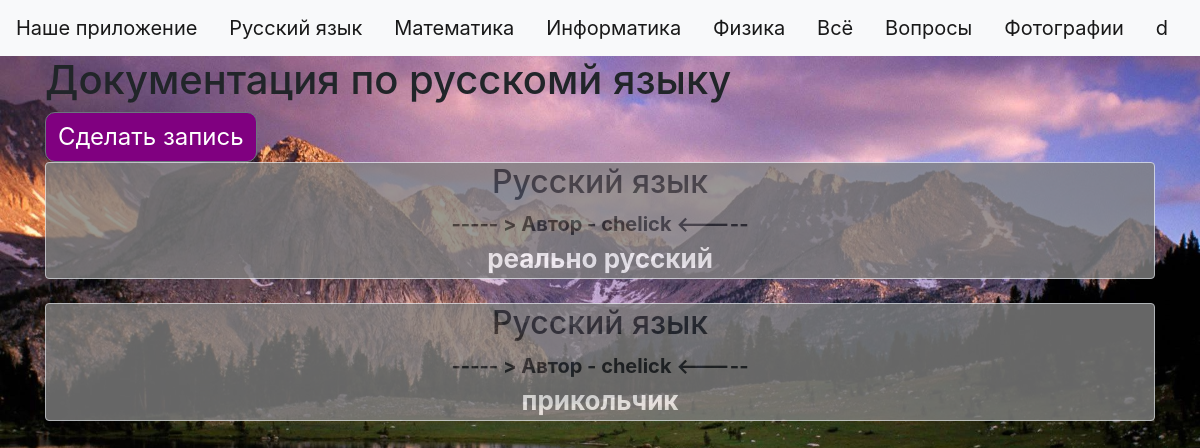
Page /rus.html (signed in) on the committed database.
### data/users.py (models this page shows, shortened)
class User(SqlAlchemyBase, UserMixin):
    __tablename__ = 'users'
    id = sqlalchemy.Column(sqlalchemy.Integer,
                           primary_key=True, autoincrement=True)
    name = sqlalchemy.Column(sqlalchemy.String, nullable=True)
    about = sqlalchemy.Column(sqlalchemy.String, nullable=True)
    email = sqlalchemy.Column(sqlalchemy.String,
                              index=True, unique=True, nullable=True)
    hashed_password = sqlalchemy.Column(sqlalchemy.String, nullable=True)
    created_date = sqlalchemy.Column(sqlalchemy.DateTime,
                                     default=datetime.datetime.now)
    news = orm.relationship("News", back_populates='user')

### data/news.py (models this page shows)
class News(SqlAlchemyBase):
    __tablename__ = 'news'
    id = sqlalchemy.Column(sqlalchemy.Integer,
                           primary_key=True, autoincrement=True)
    title = sqlalchemy.Column(sqlalchemy.String, nullable=True)
    content = sqlalchemy.Column(sqlalchemy.String, nullable=True)
    created_date = sqlalchemy.Column(sqlalchemy.DateTime,
                                     default=datetime.datetime.now)
    is_question = sqlalchemy.Column(sqlalchemy.Boolean, default=True)
    user_id = sqlalchemy.Column(sqlalchemy.Integer,
                                sqlalchemy.ForeignKey("users.id"))
    user = orm.relationship('User')
    answers = orm.relationship('Answer', back_populates='question', lazy='dynamic')

### main.py (the view)
@app.route("/rus.html")
def rus():
    db_sess = db_session.create_session()
    news = db_sess.query(News).filter(News.title == 'Русский язык').filter(News.is_question != True)
    return render_template("rus.html", news=news, title='RUSSIAN LANGUAGE Documentation')

### data/db_session.py (called while the page is built)
def create_session() -> Session:
    global __factory
    return __factory()

### main.py (called while the page is built)
@login_manager.user_loader
def load_user(user_id):
    db_sess = db_session.create_session()
    return db_sess.query(User).get(user_id)

### templates/rus.html (shortened to what this page needs)
{% extends "base.html" %}
{% block content %}
<h1>Документация по русскомй языку</h1>
{% if current_user.is_authenticated %}
    <a href="news" class="btn btn-secondary btn-add">Сделать запись</a>
{% endif %}
{% for item in news%}
<div class="col-md6 border rounded" style="background-color: gray; opacity: .8;">
    <h2 style="text-align: center;">{{item.title}}</h2>
    <div style="font-size: 20px; text-align: center; font-weight: bold">
        ----- > Автор - {{item.user.name}} <-----
    </div>
    <div style="text-align: center; font-size: 26px; font-weight: bold; color: white;">
        {{item.content}}
    </div>
</div>
<br>
{% endfor %}
{% endblock %}

### templates/base.html (shortened to what this page needs)
<!doctype html>
<html lang="en">
<head>
    <link rel="stylesheet"
          href="https://stackpath.bootstrapcdn.com/bootstrap/4.4.1/css/bootstrap.min.css"
>
    <link rel="stylesheet" href="static/css/style.css">
</head>
<body style="background-image: url(static/img/backreg.jpg); background-size: cover">
<header>
    <nav class="navbar navbar-light bg-light">
        <a class="navbar-brand" href="index.html">Наше приложение</a>
        <a class="navbar-brand" href="rus.html">Русский язык</a>
        <a class="navbar-brand" href="math.html">Математика</a>
        <a class="navbar-brand" href="ict.html">Информатика</a>
        <a class="navbar-brand" href="phys.html">Физика</a>
        <a class="navbar-brand" href="allnews.html">Всё</a>
        <a class="navbar-brand" href="questions.html">Вопросы</a>
        <a class="navbar-brand" href="photos.html">Фотографии</a>
        {% if current_user.is_authenticated %}
    <a class="navbar-brand" href="/logout">{{ current_user.name }}</a>
{% else %}
    <p>
        <a class="btn btn-primary " href="/register">Зарегистрироваться</a>
        <a class="btn btn-success" href="/login">Войти</a>
    </p>
{% endif %}
    </nav>
</header>
<main role="main" class="container">
    {% block content %}{% endblock %}
</main>
</body>
</html>

### static/css/style.css (style rules this page uses)
.btn { background-color: purple; border-radius: 10px; transition: 0.7s; }
.btn-add { font-size: 24px; }

### rows in the picture
User: name "d"
News: title "Русский язык", user.name "chelick", content "реально русский"
News: title "Русский язык", user.name "chelick", content "прикольчик"
